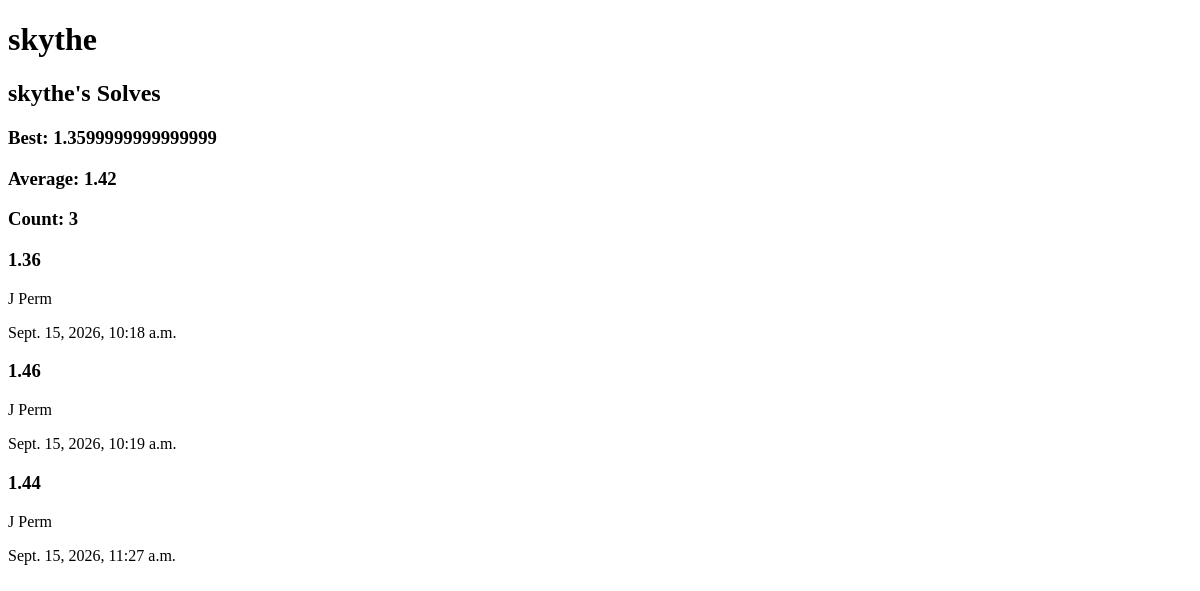
The page /profile/1 on the database as committed earlier.
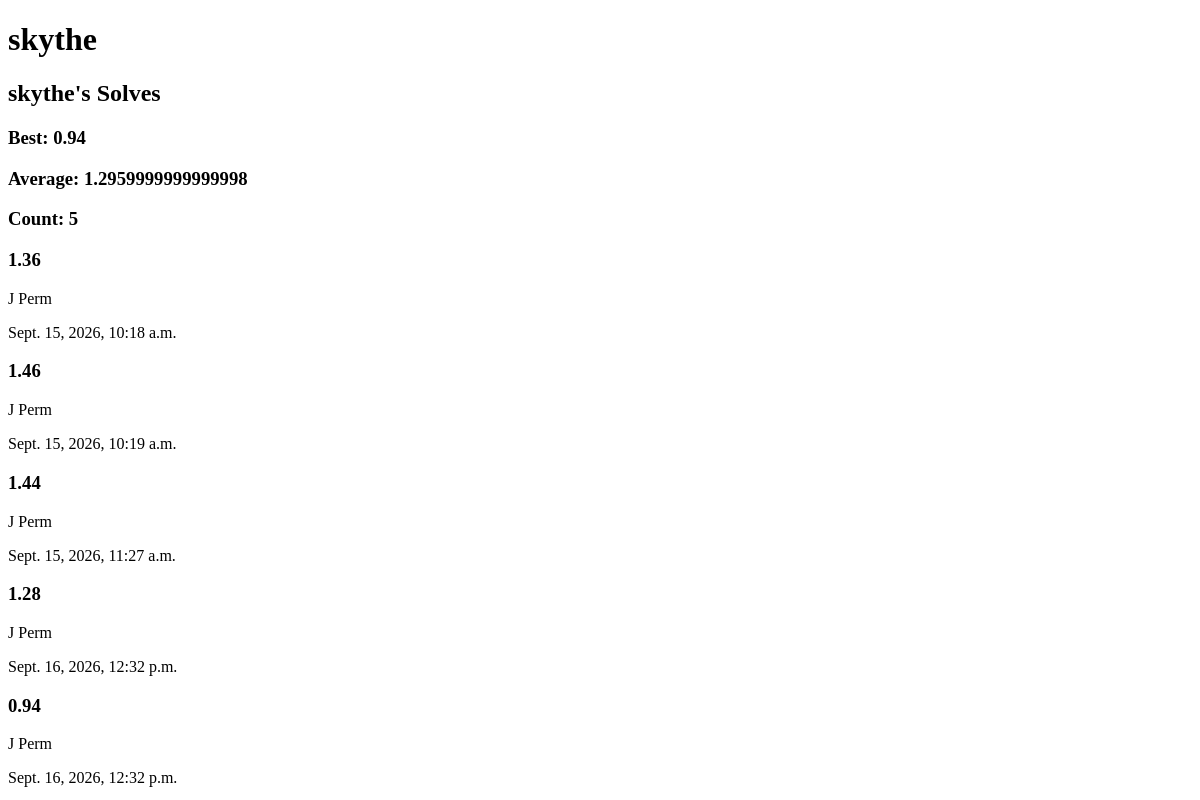
The same page on the database as committed later.
### main/models.py (models this page shows, shortened)
class Solve(models.Model):
    user = models.ForeignKey(User, on_delete=models.CASCADE)
    time = models.FloatField()
    algorithm = models.ForeignKey(Algorithm, on_delete=models.CASCADE)
    timestamp = models.DateTimeField(auto_now_add=True)

class Algorithm(models.Model):
    name = models.CharField(max_length=100)
    category = models.CharField(max_length=3, choices=CATEGORY)
    moves = models.CharField(max_length=255)
    description = models.TextField(default="")
    creator = models.ForeignKey(User, on_delete=models.CASCADE)
    created_at = models.DateTimeField(auto_now_add=True)
    yes_count = models.IntegerField(default=0)
    no_count = models.IntegerField(default=0)
    voters = models.ManyToManyField(User, related_name="voters", blank=True)
    def __str__(self):
        return self.name

### main/views.py (the view)
# urls.py: path('profile/<str:id>', views.profile_page, name="profile"),
def profile_page(request, id):
    user = User.objects.get(id=id)
    solves = models.Solve.objects.filter(user=user)
    stats = solves.aggregate(best=Min("time"), average=Avg("time"), count=Count("id"))
    return render(request, 'profile.html', {
        "user": user,
        "solves": solves,
        "stats": stats,
    })

### main/templates/profile.html (shortened to what this page needs)
{% extends 'layout.html' %}
{% block body %}
    <h1>{{ user.username }}</h1>
    <div>
        {% if solves %}
            <h2>{{ user.username }}'s Solves</h2>
            <h3>Best: <span>{{ stats.best }}</span></h3>
            <h3>Average: <span>{{ stats.average }}</span></h3>
            <h3>Count: <span>{{ stats.count }}</span></h3>
            {% for solve in solves %}
                <h3>{{ solve.time|floatformat:2 }}</h3>
                <p>{{ solve.algorithm }}</p>
                <p>{{ solve.timestamp }}</p>
            {% endfor %}
        {% endif %}
    </div>
{% endblock %}

Rows that differ between the two databases and show on the page:
added Solve: time "1.28", algorithm "J Perm", timestamp "Sept. 16, 2026, 12:32 p.m."
added Solve: time "0.94", algorithm "J Perm", timestamp "Sept. 16, 2026, 12:32 p.m."
Other text that changed with them:
{{ stats.best }}: "1.3599999999999999" → "0.94"
{{ stats.average }}: "1.42" → "1.2959999999999998"
{{ stats.count }}: "3" → "5"
